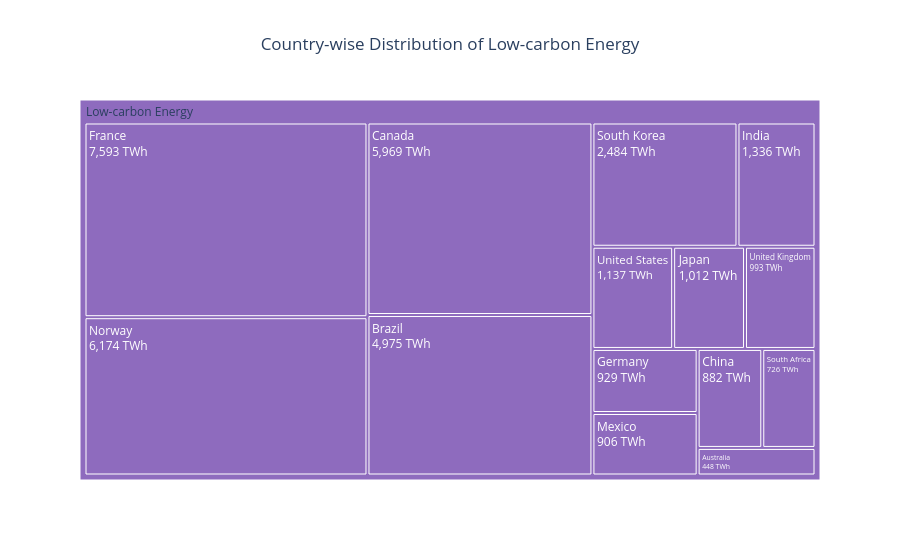
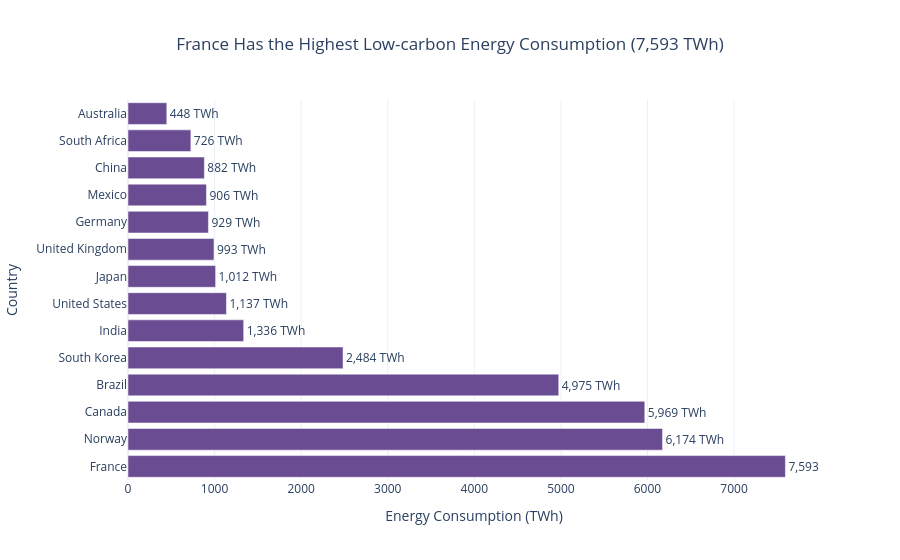

The code cell stored with these charts, in order, in its notebook:
### Markdown cell above
## Task 2 — Treemap vs bar: low-carbon energy by country

**What to build:** Build **both** a treemap and a horizontal bar chart showing total low-carbon TWh (Nuclear + Hydro) per country. Then answer the question in a markdown cell below.

**Requirements:**
- Filter to `Source_Type == 'Low-carbon'` and aggregate TWh by country
- Treemap: single-level `path=['All', 'Country']` with a dummy root node labelled `'Low-carbon'`
- Bar chart: sorted by TWh, horizontal orientation, CVD-safe colour
- Both charts show TWh values, not percentages
- Insight title on the bar chart naming the leading country

### Code cell
# Task 2 — Low-carbon Energy (Version 2)

# Filter Nuclear and Hydro
df_low = df[df['Source_Type'] == 'Low-carbon'].copy()

# Calculate total low-carbon TWh per country
country_totals = (
    df_low.groupby('Country', as_index=False)['TWh']
    .sum()
    .sort_values('TWh', ascending=False)
)

# Add dummy root for treemap
country_totals['All'] = 'Low-carbon Energy'

# Identify the country with the highest value
leading_country = country_totals.iloc[0]['Country']
leading_twh = country_totals.iloc[0]['TWh']


# Chart 1 — Treemap
fig2 = px.treemap(
    country_totals,
    path=['All', 'Country'],
    values='TWh',
    color='All',
    color_discrete_map={
        'Low-carbon Energy': '#8E6BBE'
    },
    title='Country-wise Distribution of Low-carbon Energy'
)

fig2.update_traces(
    texttemplate='%{label}<br>%{value:,.0f} TWh',
    hovertemplate='%{label}<br>%{value:,.0f} TWh<extra></extra>'
)

fig2.update_layout(
    template='plotly_white',
    title_x=0.5
)

fig2.show()


# Chart 2 — Horizontal Bar Chart
fig3 = px.bar(
    country_totals.sort_values('TWh', ascending=True),
    x='TWh',
    y='Country',
    orientation='h',
    text='TWh',
    color_discrete_sequence=['#6A4C93'],
    title=(
        f'{leading_country} Has the Highest Low-carbon Energy '
        f'Consumption ({leading_twh:,.0f} TWh)'
    ),
    labels={
        'TWh': 'Low-carbon Energy (TWh)',
        'Country': 'Country'
    }
)

fig3.update_traces(
    texttemplate='%{x:,.0f} TWh',
    textposition='outside'
)

fig3.update_layout(
    template='plotly_white',
    title_x=0.5,
    xaxis_title='Energy Consumption (TWh)',
    yaxis_title='Country',
    yaxis=dict(autorange='reversed')
)

fig3.show()

print("Leading country:", leading_country)
print("Low-carbon energy:", round(leading_twh, 2), "TWh")

### Figure 1 — Plotly figure (JSON) as saved in the notebook; plotly's stock layout.template omitted (floating-point values rounded to 4 significant figures)
{"data": [{"branchvalues": "total", "customdata": [["Low-carbon Energy"], ["Low-carbon Energy"], ["Low-carbon Energy"], ["Low-carbon Energy"], ["Low-carbon Energy"], ["Low-carbon Energy"], ["Low-carbon Energy"], ["Low-carbon Energy"], ["Low-carbon Energy"], ["Low-carbon Energy"], ["Low-carbon Energy"], ["Low-carbon Energy"], ["Low-carbon Energy"], ["Low-carbon Energy"], ["Low-carbon Energy"]], "domain": {"x": [0, 1], "y": [0, 1]}, "hovertemplate": "%{label}<br>%{value:,.0f} TWh<extra></extra>", "ids": ["Low-carbon Energy/France", "Low-carbon Energy/Norway", "Low-carbon Energy/Canada", "Low-carbon Energy/Brazil", "Low-carbon Energy/South Korea", "Low-carbon Energy/India", "Low-carbon Energy/United States", "Low-carbon Energy/Japan", "Low-carbon Energy/United Kingdom", "Low-carbon Energy/Germany", "Low-carbon Energy/Mexico", "Low-carbon Energy/China", "Low-carbon Energy/South Africa", "Low-carbon Energy/Australia", "Low-carbon Energy"], "labels": ["France", "Norway", "Canada", "Brazil", "South Korea", "India", "United States", "Japan", "United Kingdom", "Germany", "Mexico", "China", "South Africa", "Australia", "Low-carbon Energy"], "marker": {"colors": ["#8E6BBE", "#8E6BBE", "#8E6BBE", "#8E6BBE", "#8E6BBE", "#8E6BBE", "#8E6BBE", "#8E6BBE", "#8E6BBE", "#8E6BBE", "#8E6BBE", "#8E6BBE", "#8E6BBE", "#8E6BBE", "#8E6BBE"]}, "name": "", "parents": ["Low-carbon Energy", "Low-carbon Energy", "Low-carbon Energy", "Low-carbon Energy", "Low-carbon Energy", "Low-carbon Energy", "Low-carbon Energy", "Low-carbon Energy", "Low-carbon Energy", "Low-carbon Energy", "Low-carbon Energy", "Low-carbon Energy", "Low-carbon Energy", "Low-carbon Energy", ""], "texttemplate": "%{label}<br>%{value:,.0f} TWh", "type": "treemap", "values": [7593.0, 6174.0, 5969.0, 4975.0, 2484.0, 1336.0, 1137.0, 1012.0, 993.0, 929.0, 906.0, 882.0, 726.0, 448.0, 35560.0]}], "layout": {"legend": {"tracegroupgap": 0}, "title": {"text": "Country-wise Distribution of Low-carbon Energy", "x": 0.5}}}

### Figure 2 — Plotly figure (JSON) as saved in the notebook; plotly's stock layout.template omitted (floating-point values rounded to 4 significant figures)
{"data": [{"hovertemplate": "Low-carbon Energy (TWh)=%{text}<br>Country=%{y}<extra></extra>", "legendgroup": "", "marker": {"color": "#6A4C93", "pattern": {"shape": ""}}, "name": "", "orientation": "h", "showlegend": false, "text": [448.0, 726.0, 882.0, 906.0, 929.0, 993.0, 1012.0, 1137.0, 1336.0, 2484.0, 4975.0, 5969.0, 6174.0, 7593.0], "textposition": "outside", "texttemplate": "%{x:,.0f} TWh", "type": "bar", "x": [448.0, 726.0, 882.0, 906.0, 929.0, 993.0, 1012.0, 1137.0, 1336.0, 2484.0, 4975.0, 5969.0, 6174.0, 7593.0], "xaxis": "x", "y": ["Australia", "South Africa", "China", "Mexico", "Germany", "United Kingdom", "Japan", "United States", "India", "South Korea", "Brazil", "Canada", "Norway", "France"], "yaxis": "y"}], "layout": {"barmode": "relative", "legend": {"tracegroupgap": 0}, "title": {"text": "France Has the Highest Low-carbon Energy Consumption (7,593 TWh)", "x": 0.5}, "xaxis": {"anchor": "y", "domain": [0, 1], "title": {"text": "Energy Consumption (TWh)"}}, "yaxis": {"anchor": "x", "autorange": "reversed", "domain": [0, 1], "title": {"text": "Country"}}}}
